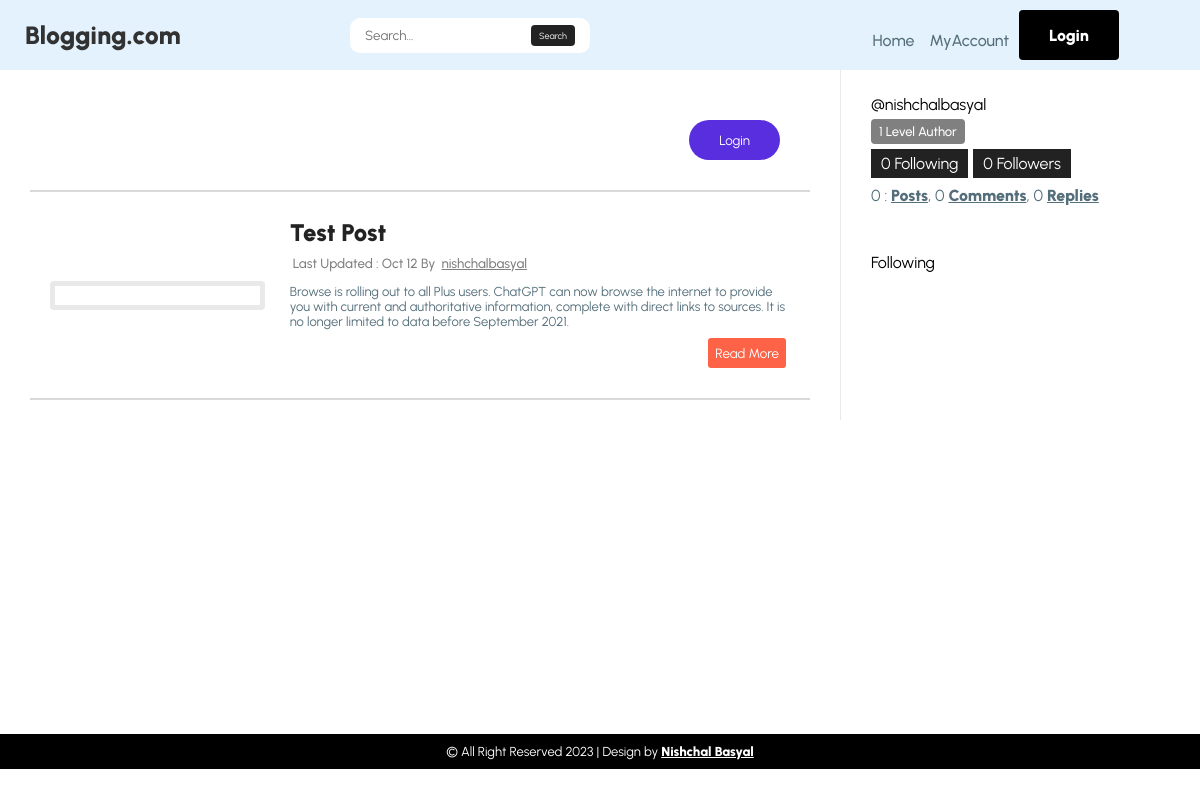
The page /author/nishchalbasyal on the database as committed earlier.
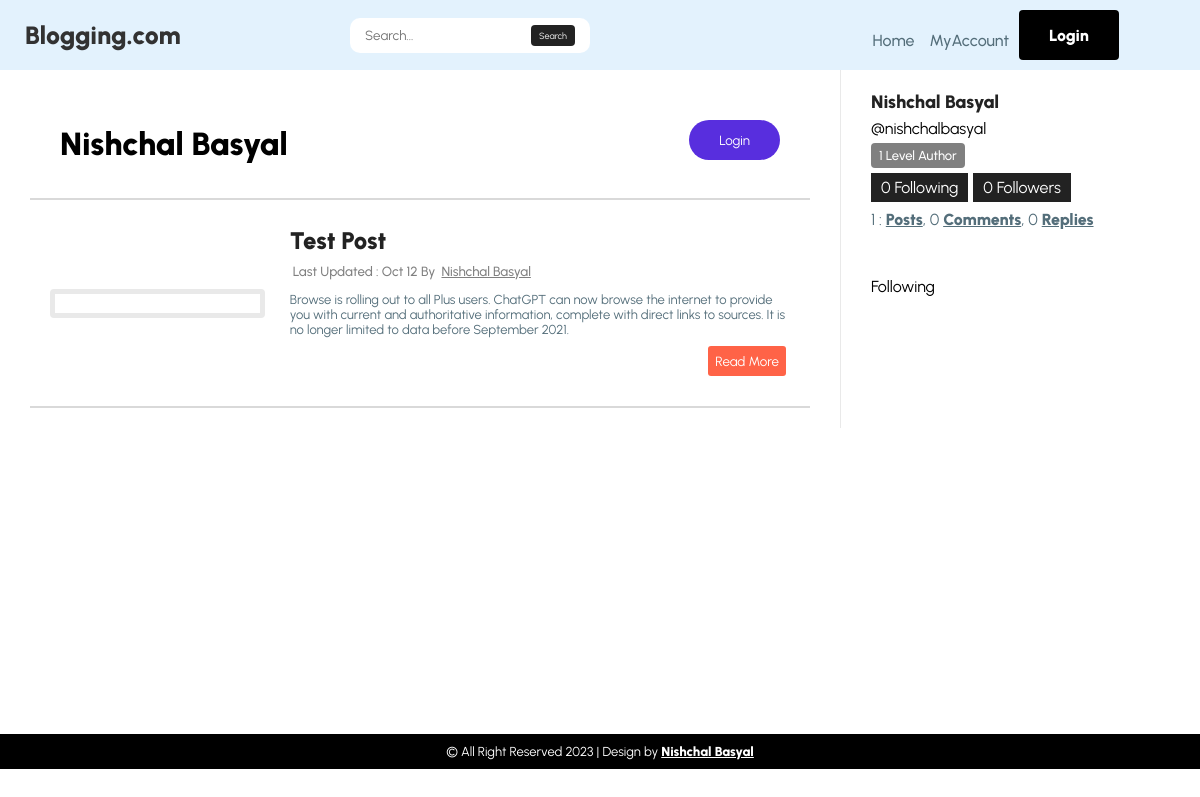
The same page on the database as committed later.
### blog/models.py (models this page shows, shortened)
class Post(models.Model):
     id = models.UUIDField(primary_key=True, default=uuid.uuid4, editable=False)
     user =  models.ForeignKey(to=CustomBlogUser,  on_delete=models.DO_NOTHING)
     title = models.CharField(max_length=200)
     summary = models.CharField(max_length=500,blank=True,null=True)
     description =  RichTextField()
     slug = models.SlugField(max_length=255, blank=True,null=True)
     created_at = models.DateTimeField(auto_now_add=True)
     updated_at = models.DateTimeField(auto_now=True)
     featureImage = CloudinaryField('FeatureImage',overwrite=True,format="png",blank=True,null=True)
     class Meta:
          ordering = ('-created_at',)

class CustomBlogUser(AbstractUser):
     id = models.UUIDField(primary_key=True, default=uuid.uuid4, editable=False)
     fullname =  models.CharField(max_length=50)
     bio =  models.TextField(max_length=150,blank=True,null=True)
     levelofAuthor = {
          (1, "Level 1 Author"),
          (2, "Level 2 Author"),
          (3, "Level 3 Author"),
     }
     profile_picture = CloudinaryField('Image',overwrite=True,format="png",blank=True,null=True)
     authorLevel =  models.IntegerField(choices=levelofAuthor,default=1)
     total_followers = models.PositiveIntegerField(default=0,blank=True,null=True)
     total_following = models.PositiveIntegerField(default=0,blank=True,null=True)
     totalpost = models.PositiveIntegerField(default=0,blank=True,null=True)
     totalcomment = models.PositiveIntegerField(default=0,blank=True,null=True)
     totalreply = models.PositiveIntegerField(default=0,blank=True,null=True)
     socialLink1 =  models.URLField(blank=True,null=True)
     socialLink2 =  models.URLField(blank=True,null=True)
     socialLink3 =  models.URLField(blank=True,null=True)
     updated_at = models.DateTimeField(auto_now=True)
     is_staff = models.BooleanField(default=False)
     is_active = models.BooleanField(default=True)
     obj = CustomUserManager()
     class Meta:
          ordering = ('-date_joined',)

### blog/views.py (the view, shortened to what this page needs)
# urls.py: path('author/<username>', author_view,name="author.url"),
def author_view(request,username):
    context = Reusable_Context(request)
    author = CustomBlogUser.objects.get(username=username)
    currentUserFollowingList = None;
    currentUser = "";
    if request.user.username:
        currentUser = CustomBlogUser.objects.get(username=context['username'])
        currentUserFollowingList = user_follow.objects.filter(follower=currentUser)
    posts = Post.objects.filter(user=author)
    followingList = user_follow.objects.filter(follower=author)
    context["author"] = author
    context["posts"] = posts
    isAlreadyFollow = False
    current_user =  request.GET.get('currentUser')
    author_r =  request.GET.get('currentUser')
    if currentUser and currentUserFollowingList:
        if currentUserFollowingList.filter(following=author).exists():
            isAlreadyFollow = True
    context["isAlreadyFollow"] = isAlreadyFollow
    paginator = Paginator(followingList,10)
    page_number = request.GET.get('page')
    page = paginator.get_page(page_number)
    context["page"] = page
    return render(request, "author.html",context)

### blog/views.py (called while the page is built)
def Reusable_Context(request):
        context = {};
        if request.user.is_authenticated:
            context['authenticated'] = True
            username  = request.user.username
            user = CustomBlogUser.objects.get(username=username)
            context['user'] =  user
            context['fullname'] = user.fullname
            context['profile_picture'] = user.profile_picture
            context['username'] = request.user.username
        else:
            context['authenticated'] = False
        return context

### blog/templates/author.html (shortened to what this page needs)
{% extends "base.html" %}  {% load static %}
{% block  content %}
  <div class="author-section">
      <div class="container">
          <div class="right-section">
            <div class="header">
                <div class="left">
                    <h1>{{author.fullname}}</h1>
                </div>
            {% if user.username %}
                {% if user.username == author.username %}
                    <button>Edit</button>
                {% else %}
                    <button id="followBtn" onclick="handleFollowhandler('{{ user.username }}', '{{ author.username }}')">
                        {% if isAlreadyFollow %}
                            Unfollow
                        {% else %}
                            Follow
                        {% endif %}
                    </button>
                {% endif %}
            {% else %}
                <button onclick="login_func()">Login</button>
            {% endif %}
             </div>
            <div class="all-posts">
              {% if user.username == author.username %}
              {% for  post in  posts%}
                 {% include "post_card.html" with post=post isAuth=True %}
              {% endfor %}
              {% else %}
              {% for  post in  posts%}
              {% include "post_card.html" with post=post isAuth=False %}
             {% endfor %}
              {% endif %}
            </div>
        </div>
        <div class="left-section">
                   <span class="author-name">{{author.fullname}}</span>
                   <span class="username">
                    @{{author.username}}
                   </span>
                   <span class="Level level-{{author.authorLevel}}-author">
                     {{author.authorLevel}} Level Author
                   </span>
                   <div class="follower-section">
                     <span class="following">{{author.total_following}} Following</span>  <span class="followers">{{author.total_followers}} Followers</span>
                   </div>
                   <div class="author-meta">
                      <span><p>{{author.totalpost}} : <strong>Posts</strong>,  {{author.totalcomment}} <strong>Comments</strong>,  {{author.totalreply}} <strong>Replies</strong></p></span>
                   </div>
                   <div class="get-followers">
                     <p class="">Following</p>
                   </div>
            </div>
    </div>
  </div>
{% endblock  %}

### static/templates/base.html (shortened to what this page needs)
 {% load static %}
<!DOCTYPE html>
<html lang="en">
<head>
     <link rel="stylesheet" href="{% static "css/style.css"  %}">
</head>
<body>
 {% include "navbar.html" %}
      {% block content %}
    {% endblock  %}
    {% include "footer.html" %}
 </body>
</html>

### static/templates/navbar.html
<header>
    <nav class="nav" style="background-color:#e3f2fd">
        <div class="brand">
           <a href="/" >Blogging.com</a>
        </div>
        <span class="searchform">
            {% include "searchform.html" %}
        </span>
        <div class="nav-items ">
            <ul class="nav-ul">
                <li><a href="">Home</a></li>
                {% if request.user.is_authenticated %}
                <li><a href="{% url 'author.url' request.user.username %}">My Account</a></li>
            {% else %}
                <li><a href="{% url 'login' %}">MyAccount</a></li>
            {% endif %}
             </ul>
             <span class="right-btn">
                {% if  user.is_authenticated %}
                <button onClick="logout_func()">Logout</button>
                {% else %}
                <button onClick="login_func()">Login</button>
                {% endif %}
             </span>
            </div>
    </nav>
</header>

### static/templates/searchform.html
<div class="search-form">
    <form action="{% url 'search.url' %}"  method="get">
         <input type="text" id="Search" placeholder="Search..." name="keywords">
        <button>Search</button>
     </form>
</div>

### blog/templates/post_card.html (shortened to what this page needs)
 <div class="blog-card">
  {% if  post.featureImage%}
  <div class="left-img-section">
  </div>
  {% endif %}
  <div class="right-content-section">
    <h1 class="blog-title" onClick="single_post_func('{{post.slug}}')">{{post.title}}</h1>
    <span><p>
       Last Updated : {{post.updated_at | date:"M j"}} By <span>
        <a href="{% url "author.url" post.user.username  %}">
          {% if  post.user.fullname%}
          {{post.user.fullname}}
          {% else %}
          {{post.user.username}}
          {% endif %}
        </a>
      </span>
    </p>
  </span>
     <p class="blog-meta-description">
       {{post.summary | safe}}
    </p>
    <span class="btn">
      {% if isAuth %}
      <button class="btn-post" onClick="single_post_edit_func('{{post.slug}}')">Edit</button>
      <button class="btn-post" onClick="single_post_delete_func('{{post.slug}}')">Delete</button>
      {% else %}
      <button class="btn-post" onClick="single_post_func('{{post.slug}}')">Read More</button>
      {% endif %}
    </span>
  </div>
</div>

### static/templates/footer.html
<footer class="footer">
    <p>  &copy  All Right Reserved 2023 | Design by <strong> <a href="/">Nishchal Basyal</a></strong></p>
 </footer>

Rows that differ between the two databases and show on the page:
changed CustomBlogUser "nishchalbasyal": fullname (not shown) → "Nishchal Basyal"; totalpost "0" → "1"
changed through a linked row, Post "Test Post": user.fullname (not shown) → "Nishchal Basyal"; user.username "nishchalbasyal" → (not shown)
